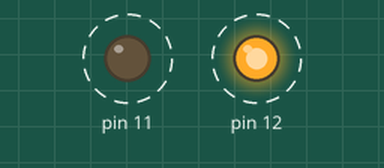
Bench run of a sketch on a simulated Arduino Uno, built with avr-gcc and run on an emulated ATmega328P. Parts: output pins drawn as LEDs (lit = HIGH). Dashed ring = blinking.

Above: at 0.2 s.
Timing chart, 0 to 3.0 s (numbered marks = the images above):
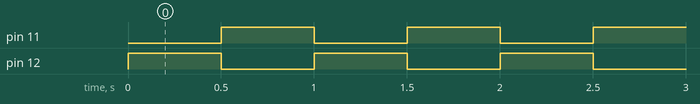

The sketch:

Lab2_Led_Flash.ino
```cpp
// 雙閃燈
void setup()  {           // 只執行一次
  pinMode(11, OUTPUT);  // 設定D11為輸出Pin
  pinMode(12, OUTPUT);  // 設定D12為輸出Pin
}
void loop()  {          // 不斷的重複執行
  digitalWrite(11, LOW);   // 熄滅LED
  digitalWrite(12, HIGH);  // 點亮LED
  delay(500);           // 等 0.5 秒鐘
  digitalWrite(12, LOW);  // 熄滅LED
  digitalWrite(11, HIGH); // 點亮LED
  delay(500);          // 等 0.5 秒鐘
}
```

Measured:
- by itself, pin 11, pin 12: alternates HIGH for 0.50 s and LOW for 0.50 s
